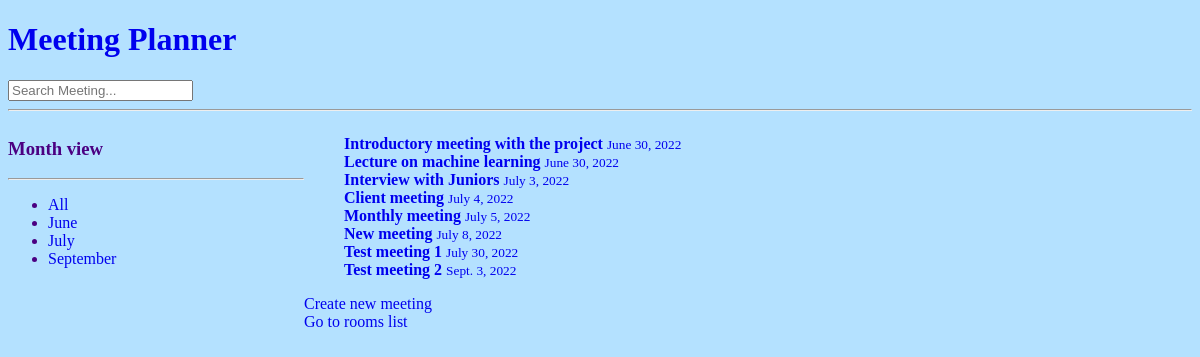
The app's page /, older data.
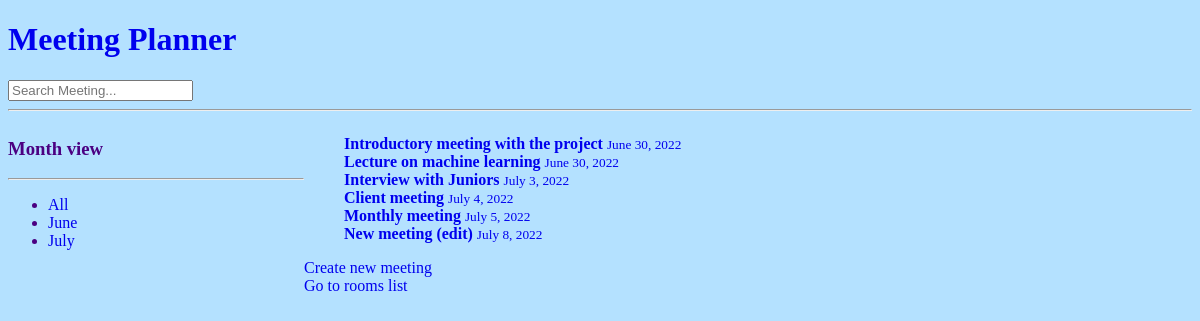
The same page, newer data.
### meetings/models.py (models this page shows, shortened)
class Meeting(models.Model):
    user = models.ForeignKey(User, on_delete=models.CASCADE)
    title = models.CharField(max_length=200)
    data = models.DateField()
    start_time = models.TimeField(default=time(9))
    duration = models.IntegerField(default=1)
    room = models.ForeignKey(Room, on_delete=models.CASCADE)
    class Meta:
        ordering = ['data','start_time']

### website/views.py (the view)
# urls.py: path('', welcome, name='welcome'),
def welcome(request):
    n = request.GET.get('n') if request.GET.get('n') != None else ''
    print(n)
    q = request.GET.get('q') #if request.GET.get('q') != None else ''
    print(q)
    meetings = []
    months = []
    posts = Meeting.objects.raw("SELECT id, data FROM meetings_meeting ORDER BY data")
    for s in posts:
        nr_id = s.id
        month = s.data.strftime("%B")
        if month not in months:
            months.append(month)
        if q == month:
            meetings.append(Meeting.objects.get(id=nr_id))
    if n != '' or n != None and q == '' or q == None:
        meetings = Meeting.objects.filter(title__contains=n)
    elif q == '' or q == None and n == '' or n == None:
        meetings = Meeting.objects.all()
    return render(request, 'website/welcome.html', {"meetings": meetings, 'months': months})

### website/templates/website/welcome.html (shortened to what this page needs)
{% extends "base.html" %}
{% block content %}
<div class="home-container">
    <div>
        <h3>Month view</h3>
        <hr>
        <ul>
            <li>
                <a href="{% url 'welcome' %}">All</a>
            </li>
            {% for i in months %}
            <div>
                <li>
                    <a href="{% url 'welcome' %}?q={{i}}">{{i}}</a>
                </li>
            </div>
            {% endfor %}
        </ul>
    </div>
    <div>
        <ul>
            {% for meeting in meetings%}
                <div>
                    <a href="{% url 'detail' meeting.id %}">
                        <b>{{meeting.title}}</b> <small>{{meeting.data}}</small>
                    </a>
                </div>
            {% endfor %}
        </ul>
        <div>
            <div>
                <a href="{% url 'new' %}" class="row" style="text-decoration: none">Create new meeting</a>
            </div>
            <div>
                <a href="{% url 'rooms' %}" class="row">Go to rooms list</a>
            </div>
        </div>
    </div>
</div>
{% endblock %}

Row changes from the older to the newer data that the page shows:
removed Meeting: title "Test meeting 1", data "July 30, 2022"
removed Meeting: title "Test meeting 2", data "Sept. 3, 2022"
changed Meeting: title "New meeting" → "New meeting (edit)"
Text that changed along with them:
list line gone: "September"
